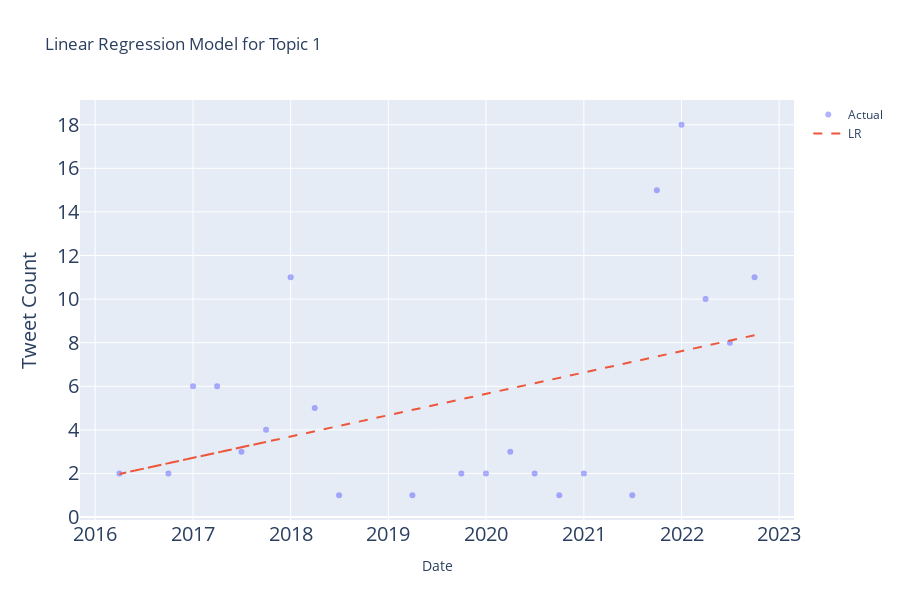
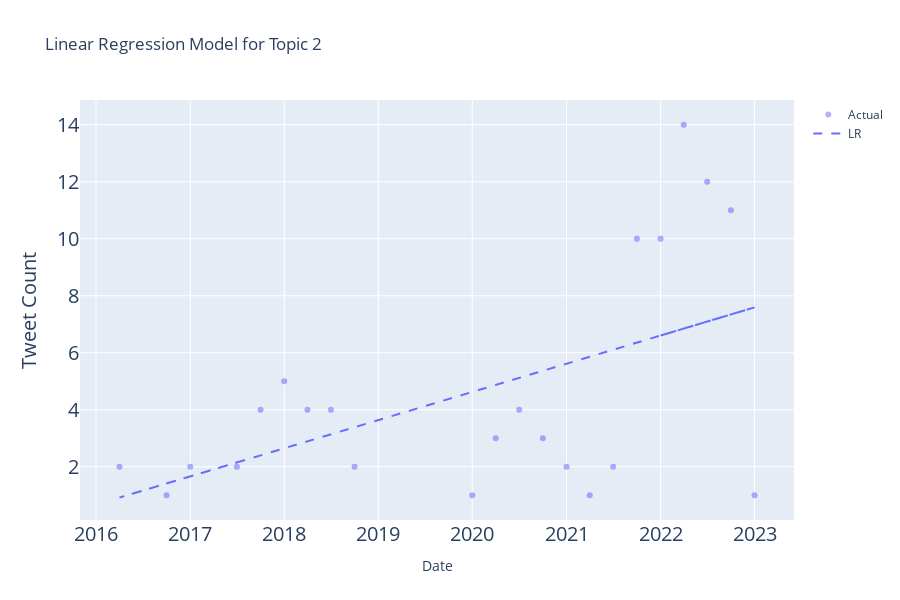
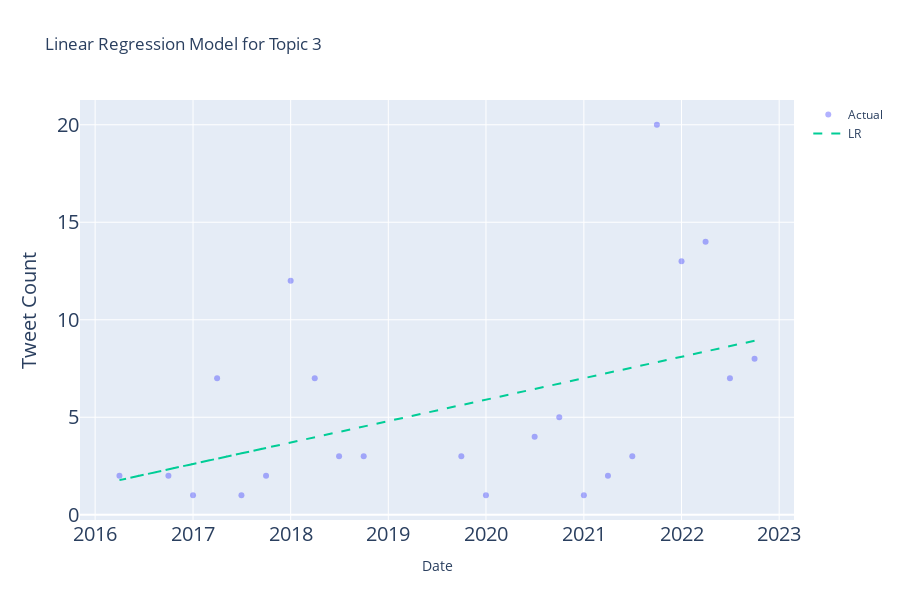

Write notebook code for charts like these, in order.
### Code cell
## Perform regression modeling

colors = ["#ee563b", "#656ffa", "#00cd96"]

for topic in range(1, 3 + 1):
    topic_df = df_topics_lda[df_topics_lda["dominant_topic"] == topic]

    date_dict = {}
    for index, row in topic_df.iterrows():
        if row["date"] in date_dict:
            date_dict[row["date"]] += 1
        else:
            date_dict[row["date"]] = 1

    date_df_dict = {"date": date_dict.keys(), "count": date_dict.values()}
    date_df = pd.DataFrame.from_dict(date_df_dict)

    # Convert datetime to int
    x = date_df["date"].astype(int) / 10**9  # Convert to seconds (UNIX epoch start)
    x = x.values.reshape(-1, 1)

    y = date_df["count"]

    # --------------------------------------------------------------
    # Linear regression model
    # --------------------------------------------------------------
    # Stastical approach
    x_lms = sm.add_constant(x)
    linear_model_stat = sm.OLS(y, x_lms)
    lms_results = linear_model_stat.fit()
    p_values = lms_results.pvalues[1:]

    # Machine learning approach (no p-values)
    linear_model = LinearRegression()
    linear_model.fit(x_lms, y)
    y_linear_pred = linear_model.predict(x_lms)

    # Calculate R2 and RMSE for linear regression model
    linear_r2 = r2_score(y, y_linear_pred)
    linear_rmse = np.sqrt(mean_squared_error(y, y_linear_pred))

    print("Model Evaluation")
    print("\nLinear Regression: RMSE=%.2f, R2=%.2f" % (linear_rmse, linear_r2))
    for i, p_value in enumerate(p_values.index):
        print(f"P({p_value}): {p_values[i]}")

    if any(p_values <= 0.03):
        print(
            "There is a significant relationship between the predictor and the response\n"
        )
    else:
        print(
            "There is no significant relationship between the predictor and the response\n"
        )

    # Plot the model
    import plotly.graph_objects as go

    xtt = date_df["date"].dt.strftime("%y-%m")
    scatter_actual = go.Scatter(
        x=xtt,
        y=y,
        mode="markers",
        name="Actual",
        marker=dict(color="blue", opacity=0.3),
    )

    line_regression = go.Scatter(
        x=xtt,
        y=y_linear_pred,
        mode="lines",
        name="LR",
        line=dict(color=colors[topic - 1], dash="dash"),
    )

    data = [scatter_actual, line_regression]

    layout = go.Layout(
        xaxis=dict(title="Date"),
        yaxis=dict(title="Tweet Count"),
        title=f"Linear Regression Model for Topic {topic}",
        showlegend=True,
        height=600,
    )

    fig = go.Figure(data=data, layout=layout)
    fig.update_xaxes(tickfont_size=20)
    fig.update_yaxes(title={"font": {"size": 20}}, tickfont_size=20)
    fig.show()

### Figure 1 — Plotly figure (JSON) as saved in the notebook; plotly's stock layout.template omitted (floating-point values rounded to 4 significant figures)
{"data": [{"marker": {"color": "blue", "opacity": 0.3}, "mode": "markers", "name": "Actual", "type": "scatter", "x": ["22-10", "20-04", "20-01", "19-04", "19-10", "21-10", "22-04", "22-07", "20-07", "22-01", "17-01", "21-01", "17-07", "17-04", "21-07", "18-04", "18-01", "18-07", "20-10", "16-04", "16-10", "17-10"], "y": [11, 3, 2, 1, 2, 15, 10, 8, 2, 18, 6, 2, 3, 6, 1, 5, 11, 1, 1, 2, 2, 4]}, {"line": {"color": "#ee563b", "dash": "dash"}, "mode": "lines", "name": "LR", "type": "scatter", "x": ["22-10", "20-04", "20-01", "19-04", "19-10", "21-10", "22-04", "22-07", "20-07", "22-01", "17-01", "21-01", "17-07", "17-04", "21-07", "18-04", "18-01", "18-07", "20-10", "16-04", "16-10", "17-10"], "y": [8.344, 5.896, 5.652, 4.915, 5.405, 7.366, 7.854, 8.098, 6.14, 7.612, 2.716, 6.633, 3.201, 2.957, 7.119, 3.936, 3.695, 4.18, 6.387, 1.978, 2.469, 3.448]}], "layout": {"height": 600, "showlegend": true, "title": {"text": "Linear Regression Model for Topic 1"}, "xaxis": {"tickfont": {"size": 20}, "title": {"text": "Date"}}, "yaxis": {"tickfont": {"size": 20}, "title": {"font": {"size": 20}, "text": "Tweet Count"}}}}

### Figure 2 — Plotly figure (JSON) as saved in the notebook; plotly's stock layout.template omitted (floating-point values rounded to 4 significant figures)
{"data": [{"marker": {"color": "blue", "opacity": 0.3}, "mode": "markers", "name": "Actual", "type": "scatter", "x": ["22-01", "22-10", "22-04", "20-04", "20-01", "20-10", "21-10", "22-07", "17-01", "21-04", "18-10", "23-01", "17-10", "21-07", "18-01", "18-04", "18-07", "20-07", "21-01", "16-04", "16-10", "17-07"], "y": [10, 11, 14, 3, 1, 3, 10, 12, 2, 1, 2, 1, 4, 2, 5, 4, 4, 4, 2, 2, 1, 2]}, {"line": {"color": "#656ffa", "dash": "dash"}, "mode": "lines", "name": "LR", "type": "scatter", "x": ["22-01", "22-10", "22-04", "20-04", "20-01", "20-10", "21-10", "22-07", "17-01", "21-04", "18-10", "23-01", "17-10", "21-07", "18-01", "18-04", "18-07", "20-07", "21-01", "16-04", "16-10", "17-07"], "y": [6.603, 7.342, 6.847, 4.871, 4.625, 5.366, 6.354, 7.093, 1.661, 5.859, 3.388, 7.591, 2.4, 6.105, 2.649, 2.893, 3.139, 5.117, 5.615, 0.9173, 1.412, 2.151]}], "layout": {"height": 600, "showlegend": true, "title": {"text": "Linear Regression Model for Topic 2"}, "xaxis": {"tickfont": {"size": 20}, "title": {"text": "Date"}}, "yaxis": {"tickfont": {"size": 20}, "title": {"font": {"size": 20}, "text": "Tweet Count"}}}}

### Figure 3 — Plotly figure (JSON) as saved in the notebook; plotly's stock layout.template omitted (floating-point values rounded to 4 significant figures)
{"data": [{"marker": {"color": "blue", "opacity": 0.3}, "mode": "markers", "name": "Actual", "type": "scatter", "x": ["22-10", "19-10", "21-10", "21-01", "22-07", "22-01", "21-04", "21-07", "22-04", "18-10", "17-04", "20-10", "18-04", "17-01", "18-07", "20-01", "20-07", "18-01", "16-04", "16-10", "17-07", "17-10"], "y": [8, 3, 20, 1, 7, 13, 2, 3, 14, 3, 7, 5, 7, 1, 3, 1, 4, 12, 2, 2, 1, 2]}, {"line": {"color": "#00cd96", "dash": "dash"}, "mode": "lines", "name": "LR", "type": "scatter", "x": ["22-10", "19-10", "21-10", "21-01", "22-07", "22-01", "21-04", "21-07", "22-04", "18-10", "17-04", "20-10", "18-04", "17-01", "18-07", "20-01", "20-07", "18-01", "16-04", "16-10", "17-07", "17-10"], "y": [8.924, 5.624, 7.825, 7.003, 8.647, 8.102, 7.274, 7.548, 8.373, 4.525, 2.875, 6.726, 3.974, 2.604, 4.248, 5.901, 6.449, 3.703, 1.776, 2.327, 3.149, 3.426]}], "layout": {"height": 600, "showlegend": true, "title": {"text": "Linear Regression Model for Topic 3"}, "xaxis": {"tickfont": {"size": 20}, "title": {"text": "Date"}}, "yaxis": {"tickfont": {"size": 20}, "title": {"font": {"size": 20}, "text": "Tweet Count"}}}}
